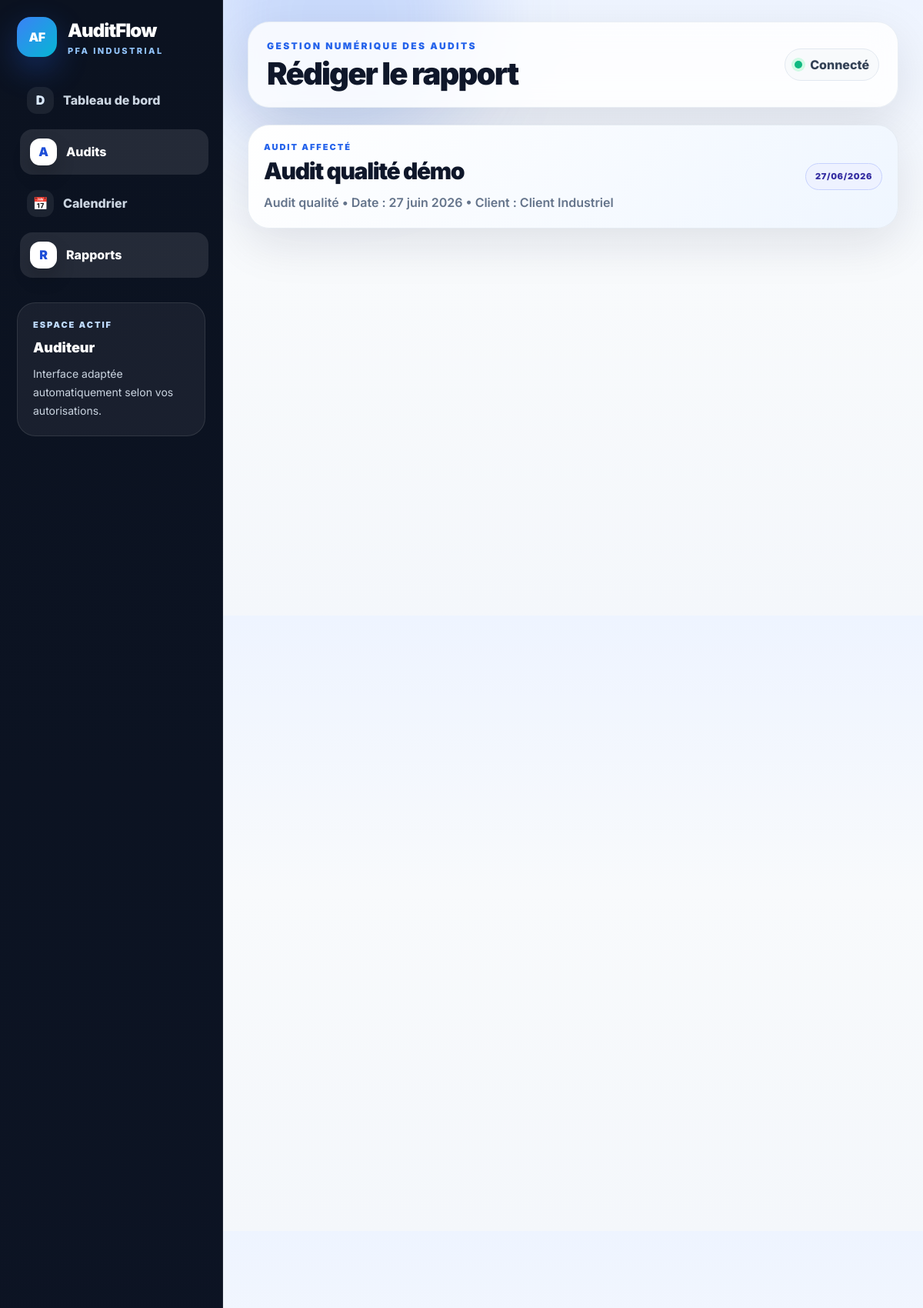
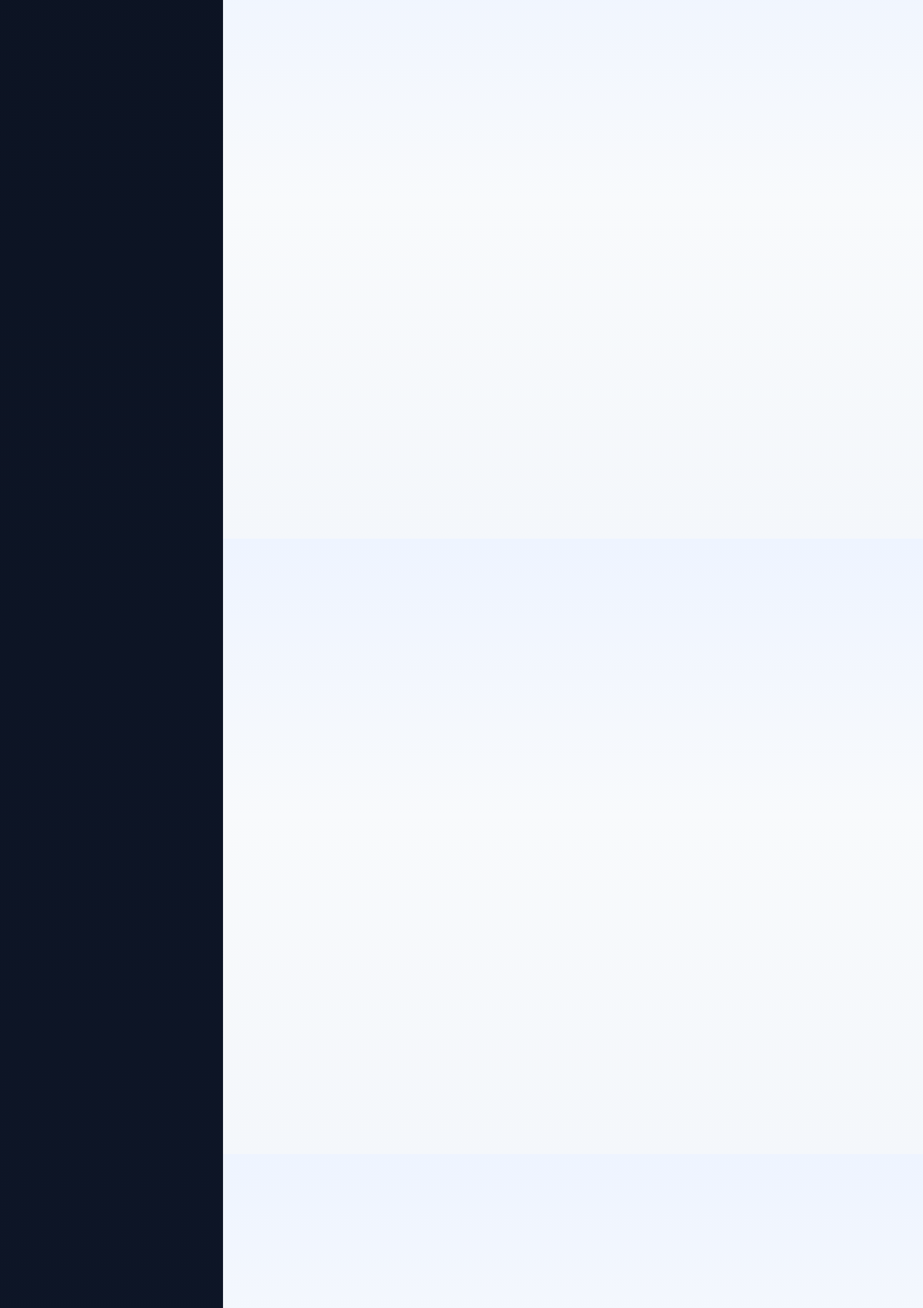
Screenshot of /audits/1/rapport/ (signed in, upper part) with the database file from the repository (2 pictures, top to bottom).
### audit/models.py (models this page shows, shortened)
class Profile(models.Model):
    ROLE_CHOICES = [
        ('RESPONSABLE', 'Responsable Audit'),
        ('AUDITEUR', 'Auditeur'),
        ('CLIENT', 'Client'),
    ]
    user = models.OneToOneField(User, on_delete=models.CASCADE, related_name='profile')
    role = models.CharField(max_length=20, choices=ROLE_CHOICES, default='AUDITEUR')
    telephone = models.CharField(max_length=30, blank=True)

class Audit(models.Model):
    TYPE_CHOICES = [
        ('QUALITE', 'Audit qualité'),
        ('SECURITE', 'Audit sécurité'),
        ('ENVIRONNEMENT', 'Audit environnement'),
        ('INTERNE', 'Audit interne'),
    ]
    titre = models.CharField(max_length=150)
    type_audit = models.CharField(max_length=30, choices=TYPE_CHOICES, default='QUALITE')
    date_audit = models.DateField()
    description = models.TextField(blank=True)
    client = models.ForeignKey(
        User,
        on_delete=models.SET_NULL,
        null=True,
        blank=True,
        related_name='audits_client',
        help_text='Client ou département demandeur concerné par cet audit.'
    )
    auditeur = models.ForeignKey(
        User,
        on_delete=models.SET_NULL,
        null=True,
        blank=True,
        related_name='audits_affectes'
    )
    created_by = models.ForeignKey(
        User,
        on_delete=models.SET_NULL,
        null=True,
        blank=True,
        related_name='audits_crees'
    )
    created_at = models.DateTimeField(auto_now_add=True)
    class Meta:
        ordering = ['-date_audit']

### audit/views.py (the view)
# urls.py: path('audits/<int:audit_id>/rapport/', views.rapport_create_for_audit, name='rapport_create_for_audit'),
@login_required
@role_required('AUDITEUR')
def rapport_create_for_audit(request, audit_id):
    audit = get_object_or_404(Audit, pk=audit_id, auditeur=request.user)
    if audit.date_audit > date.today():
        messages.error(
            request,
            "Vous ne pouvez pas rédiger le rapport avant la date prévue de l'audit."
        )
        return redirect('audits_list')
    rapport_existant = Rapport.objects.filter(audit=audit).first()
    if rapport_existant:
        messages.warning(
            request,
            "Un rapport existe déjà pour cet audit. Vous pouvez le modifier depuis le détail du rapport."
        )
        return redirect('rapport_detail', pk=rapport_existant.pk)
    checklist_items = ChecklistItem.objects.filter(
        type_audit=audit.type_audit,
        actif=True
    ).order_by('ordre')
    if request.method == 'POST':
        form = RapportChecklistForm(request.POST)
        if form.is_valid():
            rapport = form.save(commit=False)
            rapport.audit = audit
            rapport.auteur = request.user
            rapport.save()
            if hasattr(audit, 'statut'):
                audit.statut = 'TERMINE'
                audit.save()
            for item in checklist_items:
                value = request.POST.get(f'item_{item.id}', 'CONFORME')
                if value not in ('CONFORME', 'NON_CONFORME', 'ABORDABLE'):
                    value = 'CONFORME'
                ChecklistResponse.objects.create(
                    rapport=rapport,
                    item=item,
                    statut=value,
                    remarque=request.POST.get(f'remarque_{item.id}', '').strip()
                )
            messages.success(request, 'Rapport avec checklist ajouté avec succès.')
            return redirect('rapport_detail', pk=rapport.pk)
    else:
        form = RapportChecklistForm()
    return render(request, 'audit/rapport_checklist_form.html', {
        'form': form,
        'audit': audit,
        'checklist_items': checklist_items,
    })

### templates/audit/rapport_checklist_form.html (shortened to what this page needs)
{% extends 'audit/base.html' %}
{% block page_title %}Rédiger le rapport{% endblock %}
{% block content %}
<div class="toolbar checklist-topbar">
    <div>
        <span class="section-label">Audit affecté</span>
        <h2>{{ audit.titre }}</h2>
        <p>{{ audit.get_type_audit_display }} • Date : {{ audit.date_audit }} • Client : {% if audit.client %}{{ audit.client.get_full_name|default:audit.client.username }}{% else %}Non affecté{% endif %}</p>
    </div>
    <span class="date-chip">{{ audit.date_audit|date:"d/m/Y" }}</span>
</div>
<form method="post" class="space-y-6">
</form>
{% endblock %}

### templates/audit/base.html (shortened to what this page needs)
{% load static %}
<!DOCTYPE html>
<html lang="fr">
<head>
    <script src="https://cdn.tailwindcss.com"></script>
    <link rel="stylesheet" href="{% static 'audit/css/style.css' %}">
</head>
<body class="app-bg">
<div class="shell">
    <div class="orb one"></div>
    <aside class="sidebar">
        <a href="{% url 'dashboard' %}" class="brand">
            <div class="brand-logo pulse-soft">AF</div>
            <div>
                <div class="brand-title">AuditFlow</div>
                <div class="brand-sub">PFA Industrial</div>
            </div>
        </a>
        <nav class="nav">
            <a href="{% url 'dashboard' %}"
               class="nav-link {% if request.resolver_match.url_name == 'dashboard' %}nav-active{% endif %}">
                <span class="nav-ico">D</span>
                <span>Tableau de bord</span>
            </a>
            <a href="{% url 'audits_list' %}"
               class="nav-link {% if 'audit' in request.resolver_match.url_name %}nav-active{% endif %}">
                <span class="nav-ico">A</span>
                <span>Audits</span>
            </a>
            <a href="{% url 'calendar' %}"
               class="nav-link {% if request.resolver_match.url_name == 'calendar' %}nav-active{% endif %}">
                <span class="nav-ico">📅</span>
                <span>Calendrier</span>
            </a>
            <a href="{% url 'rapports_list' %}"
               class="nav-link {% if 'rapport' in request.resolver_match.url_name %}nav-active{% endif %}">
                <span class="nav-ico">R</span>
                <span>Rapports</span>
            </a>
        </nav>
        <div class="mt-8 rounded-[24px] border border-white/10 bg-white/[.06] p-5">
            <p class="text-[11px] font-black uppercase tracking-[.18em] text-blue-200">
                Espace actif
            </p>
            <p class="mt-2 text-lg font-black">
                {{ user.profile.get_role_display }}
            </p>
            <p class="mt-2 text-sm leading-6 text-slate-300">
                Interface adaptée automatiquement selon vos autorisations.
            </p>
        </div>
    </aside>
    <main class="main">
        <header class="topbar fade-up">
            <div>
                <p class="eyebrow">
                    Gestion numérique des audits
                </p>
                <h1 class="page-title">
                    {% block page_title %}{% endblock %}
                </h1>
            </div>
            <div class="flex flex-wrap items-center gap-3">
                <div class="user-chip">
                    <span class="online-dot"></span>
                    Connecté
                </div>
            </div>
        </header>
        <section class="fade-up delay-2">
            {% block content %}
            {% endblock %}
        </section>
    </main>
</div>
</body>
</html>

### rows the page displays
Audit: titre "Audit qualité démo", type_audit "Audit qualité", date_audit "27 juin 2026", client.get_full_name "Client Industriel", date_audit "27/06/2026"

### other values shown
{{ user.profile.get_role_display }} "Auditeur"
